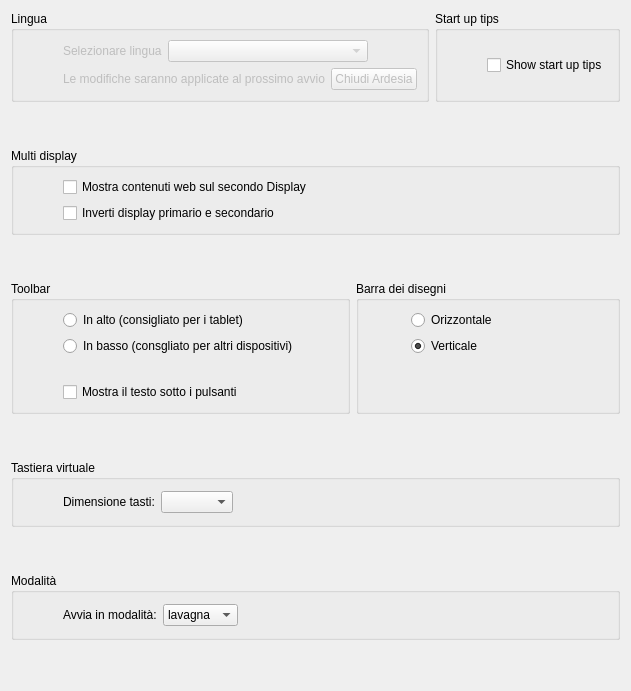
     <widget class="QWidget" name="displayTab">
      <attribute name="title">
       <string>Display</string>
      </attribute>
      <layout class="QVBoxLayout" name="verticalLayout_4">
       <item>
        <layout class="QHBoxLayout" name="horizontalLayout_10">
         <item>
          <widget class="QGroupBox" name="languageGroupBox">
           <property name="enabled">
            <bool>true</bool>
           </property>
           <property name="sizePolicy">
            <sizepolicy hsizetype="MinimumExpanding" vsizetype="Expanding">
             <horstretch>0</horstretch>
             <verstretch>0</verstretch>
            </sizepolicy>
           </property>
           <property name="title">
            <string>Lingua</string>
           </property>
           <layout class="QGridLayout" name="gridLayout_3">
            <item row="0" column="0">
             <spacer name="horizontalSpacer_7">
              <property name="orientation">
               <enum>Qt::Horizontal</enum>
              </property>
              <property name="sizeType">
               <enum>QSizePolicy::Preferred</enum>
              </property>
              <property name="sizeHint" stdset="0">
               <size>
                <width>40</width>
                <height>20</height>
               </size>
              </property>
             </spacer>
            </item>
            <item row="0" column="2">
             <layout class="QVBoxLayout" name="languageVerticalLayout">
              <property name="sizeConstraint">
               <enum>QLayout::SetFixedSize</enum>
              </property>
              <item>
               <layout class="QHBoxLayout" name="languageHAlert">
                <item>
                 <widget class="QLabel" name="languageLabel">
                  <property name="enabled">
                   <bool>false</bool>
                  </property>
                  <property name="text">
                   <string>Selezionare lingua</string>
                  </property>
                 </widget>
                </item>
                <item>
                 <widget class="QComboBox" name="languageComboBox">
                  <property name="enabled">
                   <bool>false</bool>
                  </property>
                  <property name="minimumSize">
                   <size>
                    <width>200</width>
                    <height>0</height>
                   </size>
                  </property>
                 </widget>
                </item>
                <item>
                 <spacer name="horizontalSpacer_8">
                  <property name="orientation">
                   <enum>Qt::Horizontal</enum>
                  </property>
                  <property name="sizeHint" stdset="0">
                   <size>
                    <width>40</width>
                    <height>20</height>
                   </size>
                  </property>
                 </spacer>
                </item>
               </layout>
              </item>
              <item>
               <layout class="QHBoxLayout" name="alertHLayout">
                <item>
                 <widget class="QLabel" name="closeOpenSankoreAlertLabel">
                  <property name="enabled">
                   <bool>false</bool>
                  </property>
                  <property name="text">
                   <string>Le modifiche saranno applicate al prossimo avvio</string>
                  </property>
                 </widget>
                </item>
                <item>
                 <widget class="QPushButton" name="quitOpenSankorePushButton">
                  <property name="enabled">
                   <bool>false</bool>
                  </property>
                  <property name="text">
                   <string>Chiudi Ardesia</string>
                  </property>
                 </widget>
                </item>
               </layout>
              </item>
             </layout>
            </item>
           </layout>
          </widget>
         </item>
         <item>
          <widget class="QGroupBox" name="startupGroupBox">
           <property name="title">
            <string>Start up tips</string>
           </property>
           <layout class="QVBoxLayout" name="verticalLayout_5">
            <item>
             <layout class="QGridLayout" name="gridLayout_17">
              <item row="1" column="0">
               <spacer name="horizontalSpacer_9">
                <property name="orientation">
                 <enum>Qt::Horizontal</enum>
                </property>
                <property name="sizeType">
                 <enum>QSizePolicy::Fixed</enum>
                </property>
                <property name="sizeHint" stdset="0">
                 <size>
                  <width>40</width>
                  <height>20</height>
                 </size>
                </property>
               </spacer>
              </item>
              <item row="1" column="1">
               <widget class="QCheckBox" name="startupTipsCheckBox">
                <property name="text">
                 <string>Show start up tips</string>
                </property>
               </widget>
              </item>
             </layout>
            </item>
           </layout>
          </widget>
         </item>
        </layout>
       </item>
       <item>
        <spacer name="verticalSpacer_6">
         <property name="orientation">
          <enum>Qt::Vertical</enum>
         </property>
         <property name="sizeHint" stdset="0">
          <size>
           <width>20</width>
           <height>40</height>
          </size>
         </property>
        </spacer>
       </item>
       <item>
        <widget class="QGroupBox" name="multiDisplayGroupBox">
         <property name="title">
          <string>Multi display</string>
         </property>
         <layout class="QGridLayout" name="gridLayout_2">
          <item row="0" column="1">
           <widget class="QCheckBox" name="displayBrowserPageCheckBox">
            <property name="text">
             <string>Mostra contenuti web sul secondo Display</string>
            </property>
           </widget>
          </item>
          <item row="0" column="0">
           <spacer name="mirroringLSpacer">
            <property name="orientation">
             <enum>Qt::Horizontal</enum>
            </property>
            <property name="sizeType">
             <enum>QSizePolicy::Preferred</enum>
            </property>
            <property name="sizeHint" stdset="0">
             <size>
              <width>40</width>
              <height>20</height>
             </size>
            </property>
           </spacer>
          </item>
          <item row="0" column="2">
           <spacer name="mirroringRSpacer">
            <property name="orientation">
             <enum>Qt::Horizontal</enum>
            </property>
            <property name="sizeHint" stdset="0">
             <size>
              <width>40</width>
              <height>20</height>
             </size>
            </property>
           </spacer>
          </item>
          <item row="1" column="1">
           <widget class="QCheckBox" name="swapControlAndDisplayScreensCheckBox">
            <property name="text">
             <string>Inverti display primario e secondario</string>
            </property>
           </widget>
          </item>
         </layout>
        </widget>
       </item>
       <item>
        <spacer name="toolbarSpacer">
         <property name="orientation">
          <enum>Qt::Vertical</enum>
         </property>
         <property name="sizeHint" stdset="0">
          <size>
           <width>20</width>
           <height>40</height>
          </size>
         </property>
        </spacer>
       </item>
       <item>
        <layout class="QHBoxLayout" name="horizontalLayout_12">
         <item>
          <widget class="QGroupBox" name="toolbarGroupBox">
           <property name="sizePolicy">
            <sizepolicy hsizetype="MinimumExpanding" vsizetype="Expanding">
             <horstretch>0</horstretch>
             <verstretch>0</verstretch>
            </sizepolicy>
           </property>
           <property name="title">
            <string>Toolbar</string>
           </property>
           <layout class="QGridLayout" name="gridLayout_9">
            <item row="0" column="1">
             <layout class="QGridLayout" name="gridLayout_10">
              <item row="0" column="0">
               <widget class="QRadioButton" name="toolbarAtTopRadioButton">
                <property name="text">
                 <string>In alto (consigliato per i tablet)</string>
                </property>
               </widget>
              </item>
              <item row="1" column="0">
               <widget class="QRadioButton" name="toolbarAtBottomRadioButton">
                <property name="text">
                 <string>In basso (consgliato per altri dispositivi)</string>
                </property>
               </widget>
              </item>
              <item row="2" column="0">
               <spacer name="verticalSpacer">
                <property name="orientation">
                 <enum>Qt::Vertical</enum>
                </property>
                <property name="sizeType">
                 <enum>QSizePolicy::Fixed</enum>
                </property>
                <property name="sizeHint" stdset="0">
                 <size>
                  <width>20</width>
                  <height>20</height>
                 </size>
                </property>
               </spacer>
              </item>
             </layout>
            </item>
            <item row="0" column="0">
             <spacer name="toolbarLSpacer">
              <property name="orientation">
               <enum>Qt::Horizontal</enum>
              </property>
              <property name="sizeType">
               <enum>QSizePolicy::Preferred</enum>
              </property>
              <property name="sizeHint" stdset="0">
               <size>
                <width>40</width>
                <height>20</height>
               </size>
              </property>
             </spacer>
            </item>
            <item row="0" column="2">
             <spacer name="toolbarRSpacer">
              <property name="orientation">
               <enum>Qt::Horizontal</enum>
              </property>
              <property name="sizeType">
               <enum>QSizePolicy::Expanding</enum>
              </property>
              <property name="sizeHint" stdset="0">
               <size>
                <width>40</width>
                <height>20</height>
               </size>
              </property>
             </spacer>
            </item>
            <item row="1" column="1">
             <widget class="QCheckBox" name="toolbarDisplayTextCheckBox">
              <property name="text">
               <string>Mostra il testo sotto i pulsanti</string>
              </property>
             </widget>
            </item>
           </layout>
          </widget>
         </item>
         <item>
          <widget class="QGroupBox" name="stylusPaletteGroupBox">
           <property name="minimumSize">
            <size>
             <width>0</width>
             <height>0</height>
            </size>
           </property>
           <property name="title">
            <string>Barra dei disegni</string>
           </property>
           <layout class="QGridLayout" name="gridLayout_14">
            <property name="leftMargin">
             <number>12</number>
            </property>
            <item row="0" column="1">
             <layout class="QGridLayout" name="gridLayout_5">
              <property name="sizeConstraint">
               <enum>QLayout::SetDefaultConstraint</enum>
              </property>
              <item row="2" column="0">
               <spacer name="verticalSpacer_5">
                <property name="orientation">
                 <enum>Qt::Vertical</enum>
                </property>
                <property name="sizeHint" stdset="0">
                 <size>
                  <width>20</width>
                  <height>40</height>
                 </size>
                </property>
               </spacer>
              </item>
              <item row="0" column="0">
               <widget class="QRadioButton" name="horizontalChoice">
                <property name="sizePolicy">
                 <sizepolicy hsizetype="Minimum" vsizetype="Fixed">
                  <horstretch>1</horstretch>
                  <verstretch>0</verstretch>
                 </sizepolicy>
                </property>
                <property name="minimumSize">
                 <size>
                  <width>0</width>
                  <height>0</height>
                 </size>
                </property>
                <property name="text">
                 <string>Orizzontale</string>
                </property>
                <property name="checked">
                 <bool>false</bool>
                </property>
               </widget>
              </item>
              <item row="1" column="0">
               <widget class="QRadioButton" name="verticalChoice">
                <property name="text">
                 <string>Verticale</string>
                </property>
                <property name="checked">
                 <bool>true</bool>
                </property>
               </widget>
              </item>
             </layout>
            </item>
            <item row="0" column="2">
             <spacer name="horizontalSpacer_3">
              <property name="orientation">
               <enum>Qt::Horizontal</enum>
              </property>
              <property name="sizeType">
               <enum>QSizePolicy::Preferred</enum>
              </property>
              <property name="sizeHint" stdset="0">
               <size>
                <width>40</width>
                <height>20</height>
               </size>
              </property>
             </spacer>
            </item>
            <item row="0" column="0">
             <spacer name="horizontalSpacer_4">
              <property name="orientation">
               <enum>Qt::Horizontal</enum>
              </property>
              <property name="sizeType">
               <enum>QSizePolicy::Preferred</enum>
              </property>
              <property name="sizeHint" stdset="0">
               <size>
                <width>40</width>
                <height>20</height>
               </size>
              </property>
             </spacer>
            </item>
           </layout>
          </widget>
         </item>
        </layout>
       </item>
       <item>
        <spacer name="keyboardSpacer">
         <property name="orientation">
          <enum>Qt::Vertical</enum>
         </property>
         <property name="sizeType">
          <enum>QSizePolicy::Expanding</enum>
         </property>
         <property name="sizeHint" stdset="0">
          <size>
           <width>20</width>
           <height>40</height>
          </size>
         </property>
        </spacer>
       </item>
       <item>
        <widget class="QGroupBox" name="keyboardGroupBox">
         <property name="sizePolicy">
          <sizepolicy hsizetype="MinimumExpanding" vsizetype="Expanding">
           <horstretch>0</horstretch>
           <verstretch>0</verstretch>
          </sizepolicy>
         </property>
         <property name="title">
          <string>Tastiera virtuale</string>
         </property>
         <layout class="QGridLayout" name="gridLayout_13">
          <item row="0" column="0">
           <spacer name="horizontalSpacer">
            <property name="orientation">
             <enum>Qt::Horizontal</enum>
            </property>
            <property name="sizeType">
             <enum>QSizePolicy::Preferred</enum>
            </property>
            <property name="sizeHint" stdset="0">
             <size>
              <width>40</width>
              <height>20</height>
             </size>
            </property>
           </spacer>
          </item>
          <item row="0" column="1" rowspan="2">
           <layout class="QGridLayout" name="gridLayout_11">
            <item row="0" column="0">
             <widget class="QLabel" name="label_2">
              <property name="text">
               <string>Dimensione tasti:</string>
              </property>
             </widget>
            </item>
            <item row="0" column="1">
             <widget class="QComboBox" name="keyboardPaletteKeyButtonSize"/>
            </item>
            <item row="0" column="2">
             <spacer name="horizontalSpacer_2">
              <property name="orientation">
               <enum>Qt::Horizontal</enum>
              </property>
              <property name="sizeHint" stdset="0">
               <size>
                <width>40</width>
                <height>20</height>
               </size>
              </property>
             </spacer>
            </item>
           </layout>
          </item>
         </layout>
        </widget>
       </item>
       <item>
        <spacer name="modeSpacer">
         <property name="orientation">
          <enum>Qt::Vertical</enum>
         </property>
         <property name="sizeHint" stdset="0">
          <size>
           <width>20</width>
           <height>40</height>
          </size>
         </property>
        </spacer>
       </item>
       <item>
        <widget class="QGroupBox" name="modeGroupBox">
         <property name="sizePolicy">
          <sizepolicy hsizetype="MinimumExpanding" vsizetype="Expanding">
           <horstretch>0</horstretch>
           <verstretch>0</verstretch>
          </sizepolicy>
         </property>
         <property name="title">
          <string>Modalità</string>
         </property>
         <layout class="QGridLayout" name="gridLayout_15">
          <item row="0" column="1" rowspan="2">
           <layout class="QGridLayout" name="gridLayout_16">
            <item row="0" column="0">
             <widget class="QLabel" name="modeLabel">
              <property name="text">
               <string>Avvia in modalità:</string>
              </property>
             </widget>
            </item>
            <item row="0" column="1">
             <widget class="QComboBox" name="startModeComboBox">
              <item>
               <property name="text">
                <string>lavagna</string>
               </property>
              </item>
              <item>
               <property name="text">
                <string>Desktop</string>
               </property>
              </item>
             </widget>
            </item>
            <item row="0" column="2">
             <spacer name="horizontalSpacer_6">
              <property name="orientation">
               <enum>Qt::Horizontal</enum>
              </property>
              <property name="sizeHint" stdset="0">
               <size>
                <width>40</width>
                <height>20</height>
               </size>
              </property>
             </spacer>
            </item>
           </layout>
          </item>
          <item row="0" column="0">
           <spacer name="horizontalSpacer_5">
            <property name="orientation">
             <enum>Qt::Horizontal</enum>
            </property>
            <property name="sizeType">
             <enum>QSizePolicy::Preferred</enum>
            </property>
            <property name="sizeHint" stdset="0">
             <size>
              <width>40</width>
              <height>20</height>
             </size>
            </property>
           </spacer>
          </item>
         </layout>
        </widget>
       </item>
       <item>
        <spacer name="verticalSpacer_4">
         <property name="orientation">
          <enum>Qt::Vertical</enum>
         </property>
         <property name="sizeHint" stdset="0">
          <size>
           <width>20</width>
           <height>40</height>
          </size>
         </property>
        </spacer>
       </item>
      </layout>
     </widget>
